Frame 1 (no input): blank canvas, image omitted
Frame 60 (no input): blank canvas, image omitted
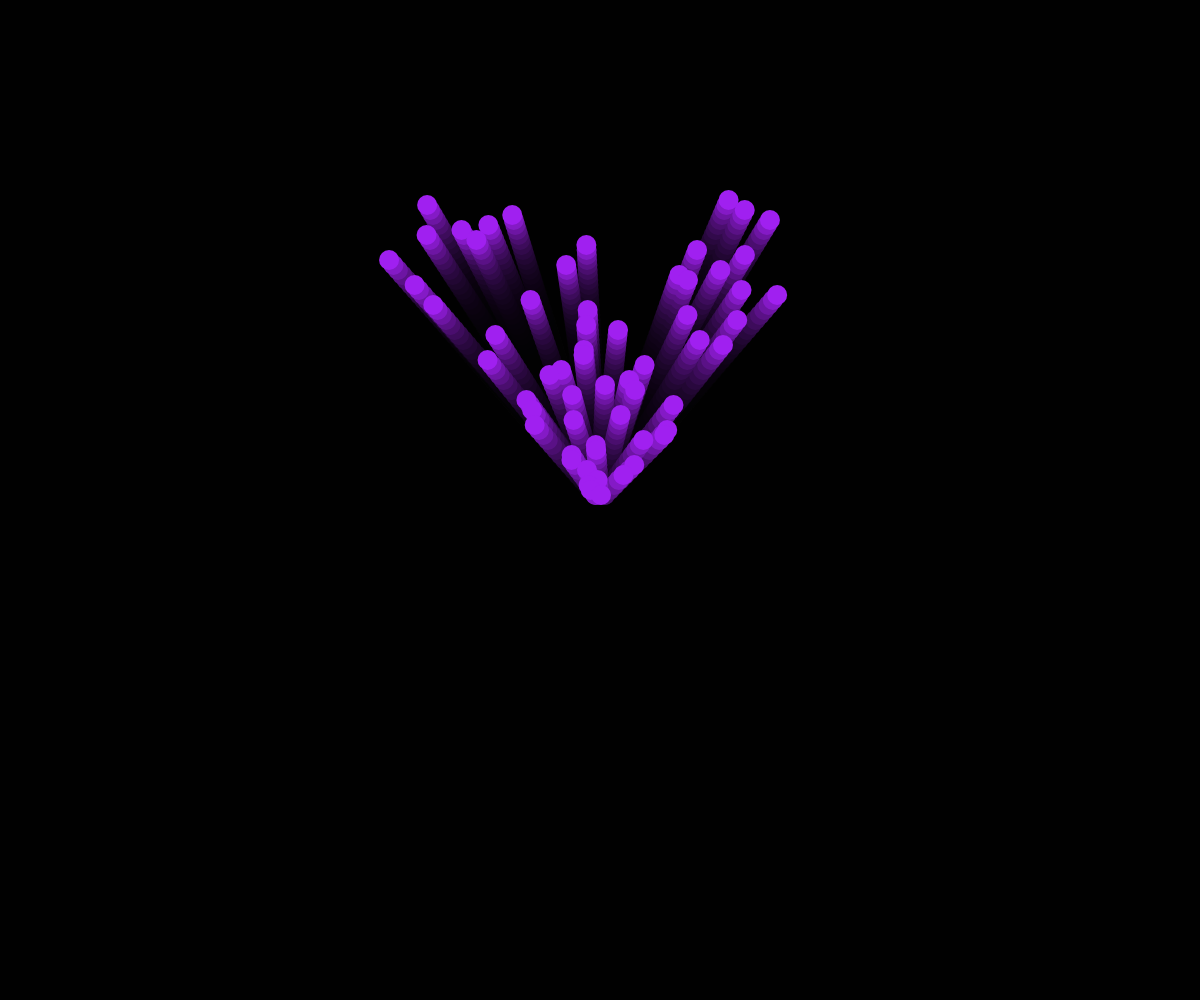
Frame 120 (the mouse pressed at the canvas centre since frame 60)

The p5.js sketch whose frames 1 and 60 were blank and that drew this single picture after the mouse press (run headless with seeded random() and noise() and a simulated clock; from frame 60 on, the mouse is pressed at the canvas centre):

// p5.js sketch
// ── sketch.js
// Vectors Practice
// Muhammad Ismail
// 4/13/2026
// Useful for modeling forces


// Globle Varables
let objects = [];


function setup() {
  createCanvas(windowWidth, windowHeight);
  noStroke();
}

function draw() {
  background(0, 45);
  // create objects
  if(mouseIsPressed){
    objects.push(new Ball(mouseX, mouseY));
  }

  // Process objects
  for(let o of objects){
    if(keyIsDown(32)){
      o.calcMouse();
    }
    else{
      o.force = createVector(0,0);
    }
    o.move();
    o.display();
  }
}

class Ball{
  constructor(x,y){
    this.pos = createVector(x,y);
    this.vel = createVector(random(-5, 5), -5);
    this.force = createVector(0, 0.2); // Gravitey
    this.color = [160, 32, 240];
  }

  calcMouse(){
    //mouse vector "atraction" calculation
    this.force = createVector(mouseX, mouseY);
    this.force.sub(this.pos);
    this.force.normalize(); // set hyp to 1
    this.force.mult(4);
  }

  move(){
    // Update Valocitey and position vectors
    this.vel.add(this.force);
    this.vel.limit(20); // Can't go outside -20 and 20
    this.pos.add(this.vel);

    // Wall Bousce
    if(this.pos.x < 0 || this.pos.x > width){
      this.vel.x *= -1;
    }

    // Floor Bounce
    if(this.pos.y > height){
      this.vel.y *= -0.9;
    }
  }

  display(){
    // display the ball
    fill(this.color[0],this.color[1],this.color[2])
    circle(this.pos.x, this.pos.y, 20);

    // display vectors
    if(false){
      stroke(255, 0, 0);
      line(0,0, this.pos.x, this.pos.y); //POS VECTOR (RED)

      let endX = this.pos.x + this.vel.x;
      let endY = this.pos.y + this.vel.y;

      stroke(0, 0, 255);
      line(this.pos.x, this.pos.y, endX, endY); // VEL VECT(BLUE)

      stroke(0,255,0);
      line(endX, endY, endX + this.force.x, endY + this.force.y);
    }
  }
}
